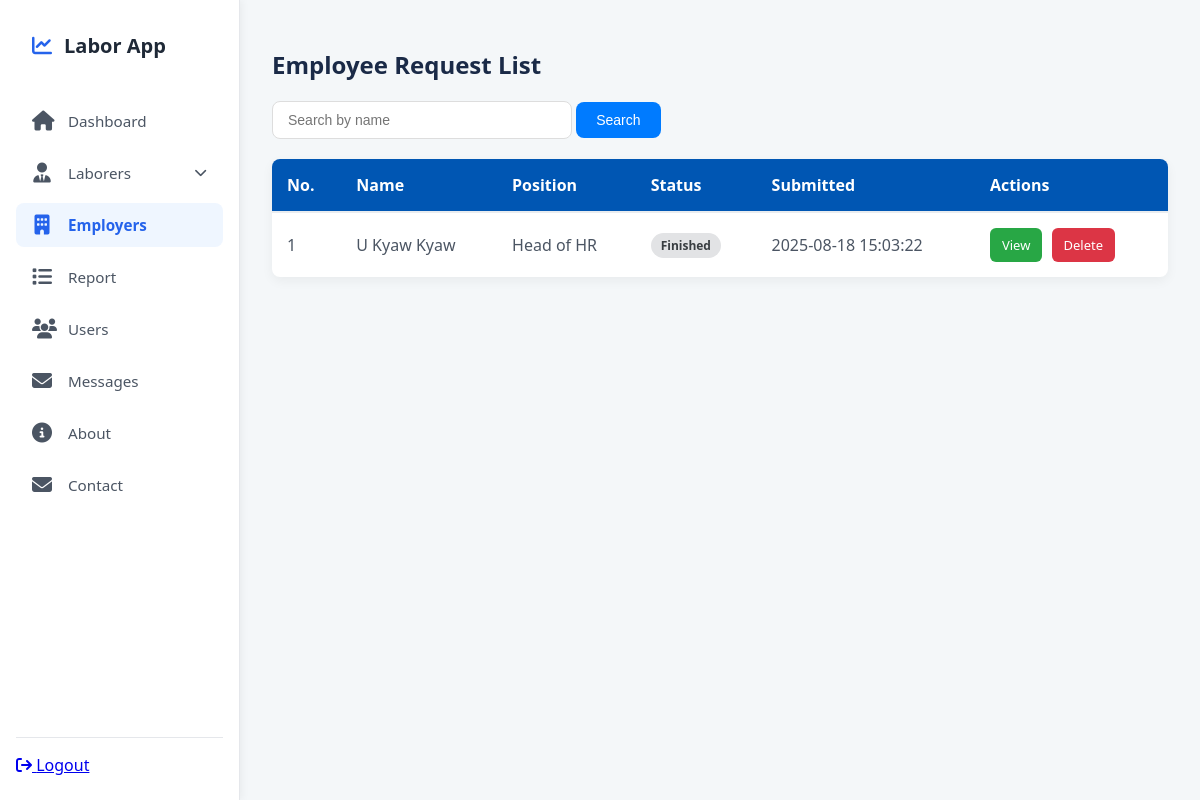
Page /admin?vr=employer (signed in) on the earlier database version.
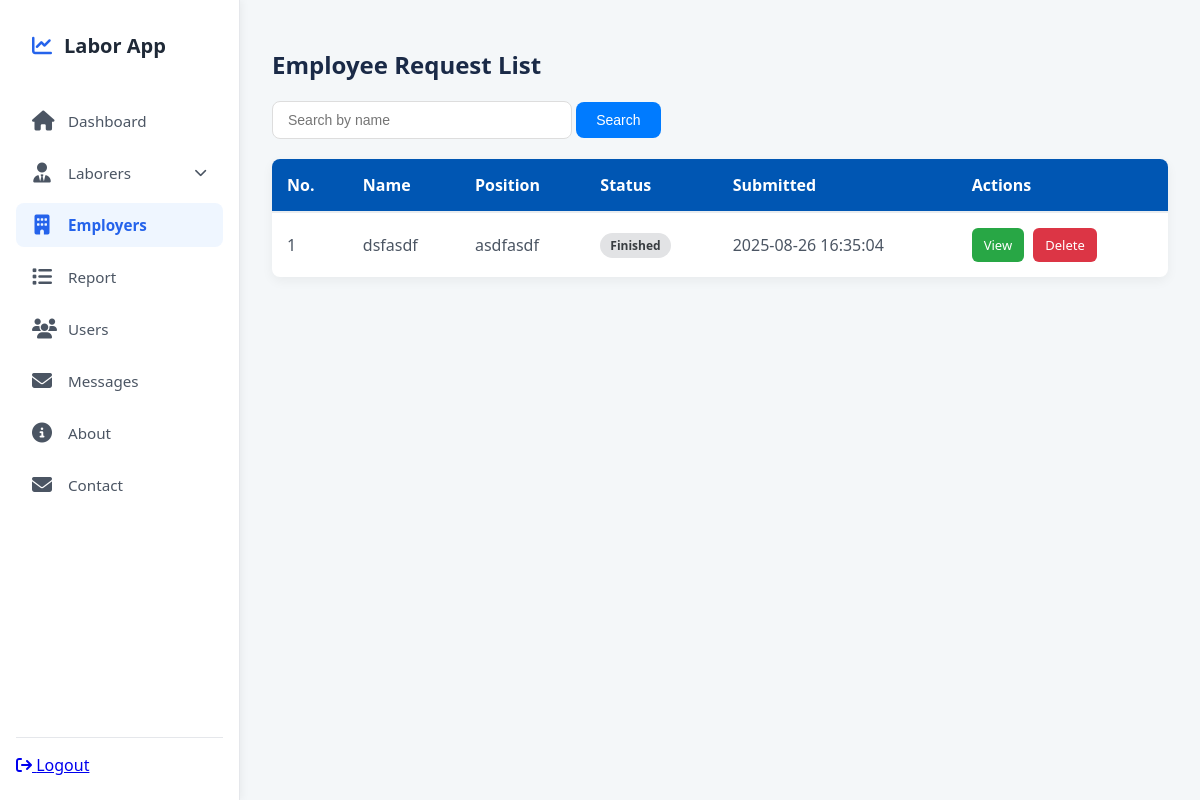
Same page on the later database version.
### tables this page shows
CREATE TABLE `employee_req_form` (
  `id` int(11) NOT NULL,
  `user_id` int(11) NOT NULL,
  `serial_number` varchar(20) NOT NULL,
  `name` varchar(255) NOT NULL,
  `position` varchar(255) NOT NULL,
  `department_address` text DEFAULT NULL,
  `phone` varchar(20) DEFAULT NULL,
  `report_receiver_name` varchar(200) DEFAULT NULL,
  `report_receiver_position` varchar(200) NOT NULL,
  `report_receiver_address` text NOT NULL,
  `report_receiver_time` datetime NOT NULL,
  `occupation` longtext NOT NULL CHECK (json_valid(`occupation`)),
  `department_confirm_sign` longtext DEFAULT NULL,
  `department_confirm_stamp` longtext DEFAULT NULL,
  `status` enum('Pending','Department Approvel','Rejected','Finished','Confirmed') NOT NULL DEFAULT 'Pending',
  `is_resubmit` tinyint(1) NOT NULL DEFAULT 0,
  `submitted_at` timestamp NOT NULL DEFAULT current_timestamp()
);

### admin/views/employer/EmployeeReqForm.php (called while the page is built, shortened)
<?php
class EmployeeReqForm extends Connection
{
    public function readAll()
    {
        $query = parent::$connection->query("SELECT * FROM employee_req_form ORDER BY id DESC");
        return $query->fetch_all(MYSQLI_ASSOC);
    }
}

### admin/views/employer/index.php (the view, shortened to what this page needs)
<?php
require_once __DIR__ . '/EmployeeReqForm.php';
$reqModel = new EmployeeReqForm();
$requests = $reqModel->readAll();
?>
<div class="employee-request-container">
    <h1>Employee Request List</h1>
    <div class="search-form">
        <form action="" method="GET">
            <input type="text" name="s" placeholder="Search by name"
                value="<?= isset($_GET['s']) ? htmlspecialchars($_GET['s']) : '' ?>" />
            <button type="submit">Search</button>
        </form>
    </div>
    <div class="table-container">
        <table>
            <thead>
                <tr>
                    <th>No.</th>
                    <th>Name</th>
                    <th>Position</th>
                    <th>Status</th>
                    <th>Submitted</th>
                    <th>Actions</th>
                </tr>
            </thead>
            <tbody>
                <?php
                $no = 0;
                foreach ($requests as $req):
                    $no += 1;
                    ?>
                    <tr>
                        <td><?= $no ?></td>
                        <td><?= htmlspecialchars($req['name']) ?></td>
                        <td><?= htmlspecialchars($req['position']) ?></td>
                        <td class="status-cell">
                            <span class="status-badge status-<?= strtolower(str_replace(' ', '', $req['status'])) ?>">
                                <?= htmlspecialchars($req['status']) ?>
                            </span>
                        </td>
                        <td><?= htmlspecialchars($req['submitted_at']) ?></td>
                        <td class="actions">
                            <a href="?vr=employer&fid=<?= $req['id'] ?>" class="btn view-btn">View</a>
                            <a href="?vr=employer&did=<?= $req['id'] ?>"
                                class="btn delete-btn"
                                onclick="return confirm('Are you sure you want to delete this labor?')">Delete</a>
                        </td>
                    </tr>
                <?php endforeach; ?>
            </tbody>
        </table>
    </div>
</div>

### admin/index.php (shortened to what this page needs)
<?php
$view = isset($_GET['vr']) ? $_GET['vr'] : 'dashboard';
$views = ['dashboard', 'labors', 'messages', 'report', 'users', 'employer','about', 'contact', 'account'];
if (in_array($view, $views)) {
    $target = BASE_VIEW_PATH . "/$view/index.php";
    if (file_exists($target)) {
        include 'partials/start.php';
        include $target;
        include 'partials/end.php';
        exit;
    } else {
        echo "View file not found.";
        exit;
    }
}
exit;
?>

### admin/partials/start.php (shortened to what this page needs)
<!DOCTYPE html>
<html lang="en">
<head>
    <link rel="stylesheet" href="https://cdnjs.cloudflare.com/ajax/libs/font-awesome/6.5.0/css/all.min.css"
 />
</head>
<body>
    <?php
    $current = isset($_GET['vr']) ? $_GET['vr'] : 'dashboard';
    ?>
    <nav aria-label="Primary Sidebar Navigation">
        <a href="<?= BASE_URL . '?vr=dashboard' ?>" class="sidebar-brand">
            <i class="fa-solid fa-chart-line sidebar-brand-icon"></i>
            <span>Labor App</span>
        </a>
        <ul class="sidebar-nav-list">
            <li>
                <a href="<?= BASE_URL . '?vr=dashboard' ?>" class="<?= $current === 'dashboard' ? 'active' : '' ?>">
                    <i class="fa-solid fa-house icon"></i>
                    Dashboard
                </a>
            </li>
            <li class="dropdown <?= $current === 'labors' ? 'active' : '' ?>">
                <a href="javascript:void(0)" class="dropdown-toggle">
                    <i class="fa-solid fa-user-tie icon"></i>
                    Laborers <i class="fa-solid fa-chevron-down" style="margin-left:auto;font-size:0.8rem;"></i>
                </a>
            </li>
            <li>
                <a href="<?= BASE_URL . '?vr=employer' ?>" class="<?= $current === 'employer' ? 'active' : '' ?>">
                    <i class="fa-solid fa-building icon"></i>
                    Employers
                </a>
            </li>
            <li>
                <a href="<?= BASE_URL . '?vr=report' ?>" class="<?= $current === 'report' ? 'active' : '' ?>">
                    <i class="fa-solid fa-list icon"></i>
                    Report
                </a>
            </li>
            <li>
                <a href="<?= BASE_URL . '?vr=users' ?>" class="<?= $current === 'users' ? 'active' : '' ?>">
                    <i class="fa-solid fa-users icon"></i>
                    Users
                </a>
            </li>
            <li>
                <a href="<?= BASE_URL . '?vr=messages' ?>" class="<?= $current === 'messages' ? 'active' : '' ?>">
                    <i class="fa-solid fa-envelope icon"></i>
                    Messages
                </a>
            </li>
            <li>
                <a href="<?= BASE_URL . '?vr=about' ?>" class="<?= $current === 'about' ? 'active' : '' ?>">
                    <i class="fa-solid fa-circle-info icon"></i>
                    About
                </a>
            </li>
            <li>
                <a href="<?= BASE_URL . '?vr=contact' ?>" class="<?= $current === 'contact' ? 'active' : '' ?>">
                    <i class="fa-solid fa-envelope icon"></i>
                    Contact
                </a>
            </li>
        </ul>
        <div class="logout-link">
            <a href="actions/logout.php" onclick="return confirm('Are you sure you want to logout?')">
                <i class="fa-solid fa-arrow-right-from-bracket icon"></i>
                Logout
            </a>
        </div>
    </nav>
    <main>

### admin/partials/end.php
</main>
</body>
</html>

### admin/partials/start.php (style rules this page uses)
:root { --bg-color: #f8fafc; --sidebar-bg: #ffffff; --primary-color: #2563eb; --primary-light: #eff6ff; --text-color: #4b5563; --text-hover: #1d4ed8; --border-color: #e5e7eb; --shadow-color: rgba(0, 0, 0, 0.05); --border-radius: 8px; }
* { box-sizing: border-box; }
body { margin: 0; font-family: 'Inter', system-ui, -apple-system, BlinkMacSystemFont, 'Segoe UI', Roboto, Helvetica, Arial, sans-serif, 'Apple Color Emoji', 'Segoe UI Emoji'; background-color: var(--bg-color); color: var(--text-color); display: flex; min-height: 100vh; overflow: hidden; }
nav>* { margin: 0; padding: 0; }
nav { background-color: var(--sidebar-bg); width: 240px; padding: 1.5rem 1rem; box-shadow: 2px 0 8px var(--shadow-color); border-right: 1px solid var(--border-color); display: flex; flex-direction: column; gap: 2rem; transition: width 0.3s ease; }
.sidebar-brand { display: flex; align-items: center; gap: 0.75rem; padding: 0.5rem 1rem; color: #1f2937; font-size: 1.25rem; font-weight: 600; text-decoration: none; user-select: none; }
.sidebar-brand-icon { color: var(--primary-color); }
.sidebar-nav-list { list-style: none; display: flex; flex-direction: column; gap: 0.5rem; }
.sidebar-nav-list a { display: flex; align-items: center; gap: 1rem; padding: 0.75rem 1rem; color: var(--text-color); text-decoration: none; font-weight: 400; font-size: 0.95rem; border-radius: var(--border-radius); transition: background-color 0.3s ease, color 0.3s ease, transform 0.2s ease; user-select: none; }
.sidebar-nav-list a.active { color: var(--primary-color); background-color: var(--primary-light); font-weight: 600; }
.sidebar-nav-list a .icon { font-size: 1.25rem; width: 20px; text-align: center; }
.logout-link { margin-top: auto; border-top: 1px solid var(--border-color); padding-top: 1rem; }
main { height: 100vh; flex: 1; padding: 2rem; overflow-y: scroll; }
.sidebar-nav-list .dropdown { position: relative; flex-direction: column; }

### admin/views/employer/index.php (style rules this page uses)
body { font-family: 'Segoe UI', Tahoma, Geneva, Verdana, sans-serif; background-color: #f4f7f9; }
h1 { color: #1a2a47; font-size: 24px; margin-bottom: 20px; }
.employee-request-container { max-width: 1200px; margin: auto; }
.search-form { margin-bottom: 20px; display: flex; gap: 10px; }
.search-form input[type="text"] { padding: 10px 15px; border: 1px solid #ddd; border-radius: 8px; font-size: 14px; width: 300px; transition: border-color 0.3s; }
.search-form button { background-color: #007bff; color: white; border: none; padding: 10px 20px; border-radius: 8px; font-size: 14px; cursor: pointer; transition: background-color 0.3s; }
.table-container { overflow-x: auto; background-color: #fff; border-radius: 8px; box-shadow: 0 4px 12px rgba(0, 0, 0, 0.05); }
table { width: 100%; border-collapse: separate; border-spacing: 0; }
thead { background-color: #0056b3 !important; }
thead th { text-align: left; padding: 15px; font-weight: 600; color: #ffffffff; border-bottom: 2px solid #e9ecef; }
tbody td { padding: 15px; border-bottom: 1px solid #e9ecef; vertical-align: middle; }
tbody tr:last-child td { border-bottom: none; }
.status-cell { font-weight: bold; }
.status-badge { display: inline-block; padding: 4px 10px; border-radius: 20px; font-size: 12px; text-transform: capitalize; }
.status-finished { background-color: #e2e3e5; color: #383d41; }
.actions { white-space: nowrap; }
.btn { text-decoration: none; padding: 8px 12px; border-radius: 6px; font-size: 13px; margin-right: 5px; transition: transform 0.2s, background-color 0.2s; display: inline-block; }
.view-btn { background-color: #28a745; color: #fff; }
.delete-btn { background-color: #dc3545; color: #fff; }

Differences in the rows shown:
removed employee_req_form: name "U Kyaw Kyaw", position "Head of HR", status "Finished", submitted_at "2025-08-18 15:03:22"
added employee_req_form: name "dsfasdf", position "asdfasdf", status "Finished", submitted_at "2025-08-26 16:35:04"
